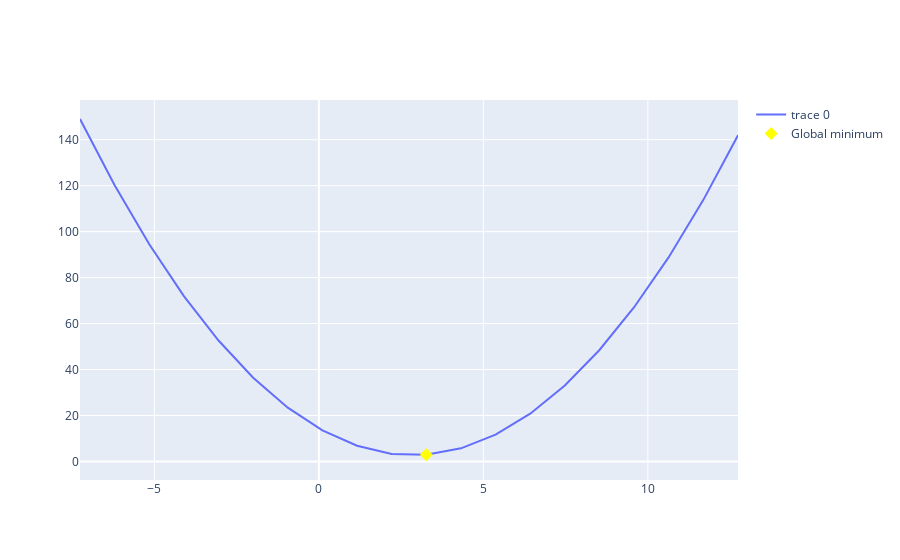

This figure's notebook cell:
### Code cell
figure.show()

### Figure 1 — Plotly figure (JSON) as saved in the notebook; plotly's stock layout.template omitted (floating-point values rounded to 4 significant figures)
{"data": [{"mode": "lines", "type": "scatter", "x": [-7.261, -6.209, -5.156, -4.103, -3.051, -1.998, -0.9455, 0.1072, 1.16, 2.212, 3.265, 4.318, 5.37, 6.423, 7.476, 8.528, 9.581, 10.63, 11.69, 12.74], "y": [149.0, 120.2, 94.48, 71.96, 52.61, 36.41, 23.39, 13.52, 6.82, 3.283, 2.91, 5.701, 11.66, 20.77, 33.06, 48.5, 67.11, 88.89, 113.8, 141.9]}, {"marker": {"color": "yellow", "size": 10, "symbol": "diamond"}, "mode": "markers", "name": "Global minimum", "type": "scatter", "x": [3.265], "y": [2.91]}], "layout": {}}
